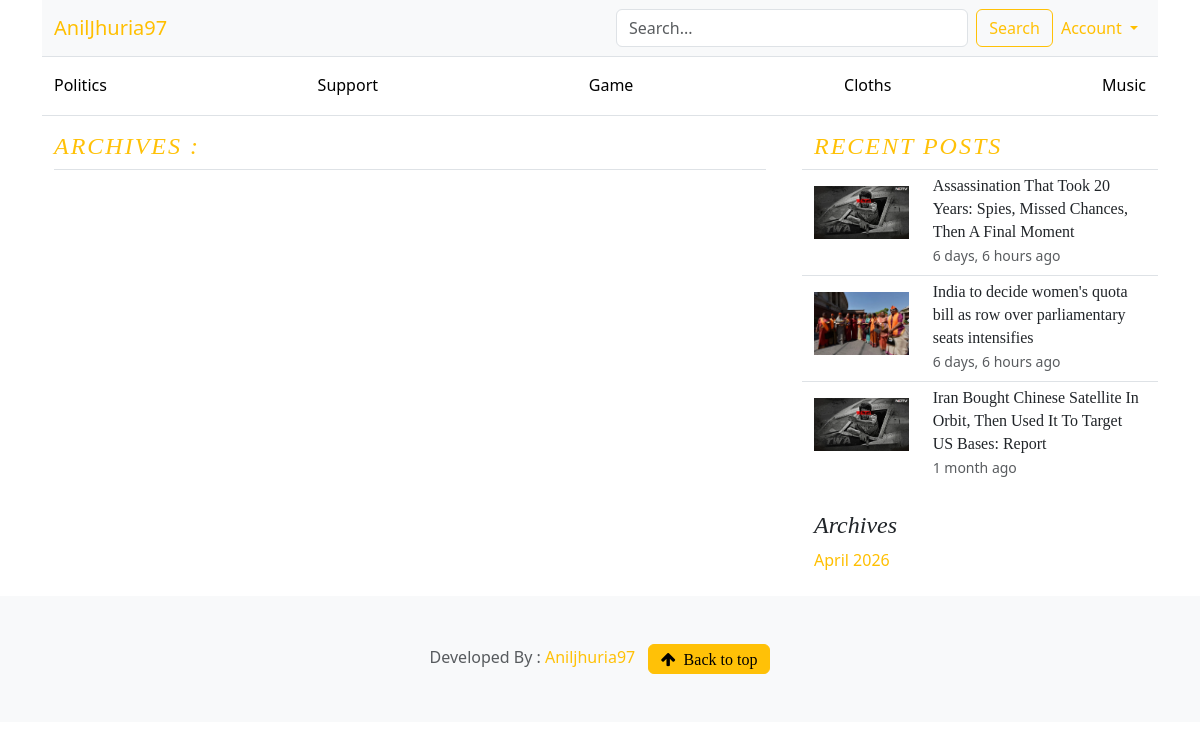
Page /blog/1/1/ on the earlier database version.
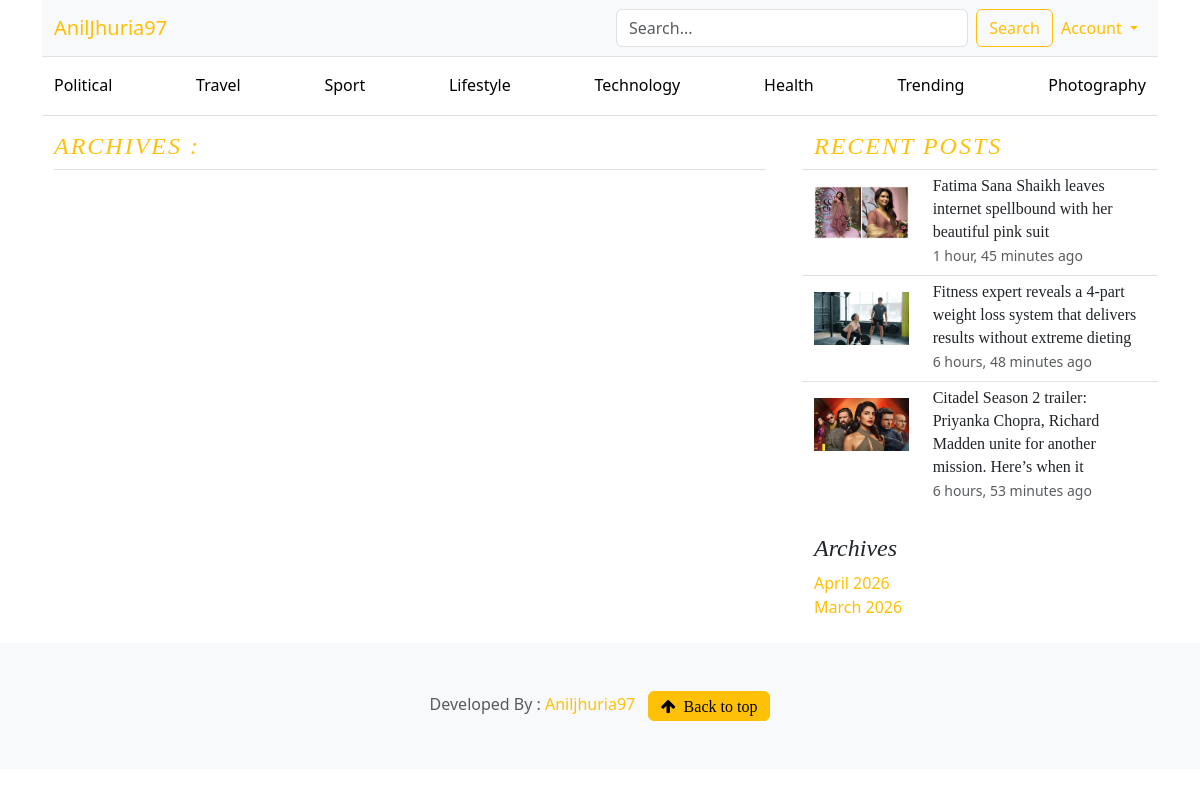
Same page on the later database version.
### blogs/models.py (models this page shows, shortened)
class Category(models.Model):
    category_name=models.CharField(max_length=50,unique=True)
    created_at=models.DateTimeField(auto_now_add=True)
    updated_at=models.DateTimeField(auto_now=True)
    class Meta:
        verbose_name_plural='Categories'
    def __str__(self):
        return self.category_name

class Blog(models.Model):
    title=models.CharField(max_length=100)
    slug=models.SlugField(max_length=150,unique=True,blank=True)
    category=models.ForeignKey(Category,on_delete=models.CASCADE)
    auther=models.ForeignKey(User,on_delete=models.CASCADE)
    feature_image=models.ImageField(upload_to='uploads/%Y/%m/%d')
    short_desc=models.TextField(max_length=500)
    blog_body=models.TextField(max_length=2000)
    status=models.CharField(max_length=20,choices=STATUS_CHOICES,default="Draft")
    is_featured=models.BooleanField(default=False)
    created_at=models.DateTimeField(auto_now_add=True)
    updated_at=models.DateTimeField(auto_now=True)
    def __str__(self):
        return self.title

### blogs/views.py (the view)
# urls.py: path('blog/<int:year>/<int:month>/', views.blogs_list, name='blogs_list'),
def blogs_list(request,year,month):
    posts = Blog.objects.filter(
        status="Published",
        created_at__year=year,
        created_at__month=month
    )
    recent_posts=Blog.objects.filter(status="Published").order_by('-updated_at')[:3]
    context={
        'posts':posts,
        'recent_posts':recent_posts,
    }
    return render(request,'blogs_list.html',context)

### blogs/context_processors.py (called while the page is built)
def get_categories(request):
    categories = Category.objects.annotate(
            post_count=Count('blog')   # related_name ya default blog_set
        ).order_by('-post_count')[:8]
    return dict(categories=categories)

def get_blog_month(request):
    months = Blog.objects.dates('created_at', 'month', order='DESC')
    return dict(blog_month=months)

### templates/blogs_list.html (shortened to what this page needs)
{% extends 'base.html' %}
{% block content %}
    <main class="container">
        <div class="row g-5">
            <div class="col-md-8">
                <h4 class="pb-2 fst-italic border-bottom text-uppercase text-warning" style="letter-spacing:2px;">Archives :
                    </h4>
            </div>
            <div class="col-md-4">
                <div class="position-sticky" style="top: 2rem">
                    <div>
                        <h4 class="fst-italic  text-uppercase text-warning" style="letter-spacing:2px;">Recent posts</h4>
                        {% for post in recent_posts %}
                            <div class="row border-top mb-2">
                                <div class="col-lg-4  col-xs-12 gap-3 align-items-start py-3">
                                    <a class="link-body-emphasis text-decoration-none"
                                        href="{% url 'blog_details' post.slug %}">
                                            <img src="{{ post.feature_image.url }}" class="bd-placeholder-img w-100">
                                    </a>
                                </div>
                                <div class="col-lg-8 col-xs-12">
                                    <h6 class="mb-0 mt-1" style="line-height: 23px;">{{ post}}</h6>
                                    <small class="text-body-secondary ">{{ post.updated_at | timesince  }} ago</small>
                                </div>
                            </div>
                        {% endfor %}
                    </div>
                    <div class="pt-4 pb-4">
                        <h4 class="fst-italic">Archives</h4>
                        <ol class="list-unstyled mb-0">
                            {% for m in blog_month %}
                             <li><a href="{% url 'blogs_list' m|date:'Y' m|date:'n' %}">{{ m | date:"F Y" }}</a></li>
                            {% endfor %}
                        </ol>
                    </div>
                </div>
            </div>
        </div>
    </main>
 {% endblock  %}

### templates/base.html (shortened to what this page needs)
{% load static %}
<!doctype html>
<html lang="en" data-bs-theme="auto">
<head>
    <link href="{% static 'css/bootstrap.min.css' %} " rel="stylesheet" />
    <link href="{% static 'css/blog.css' %} " rel="stylesheet" />
    <link href="{% static 'css/custom.css' %}" rel="stylesheet" />
    <link rel="stylesheet" href="https://cdnjs.cloudflare.com/ajax/libs/font-awesome/4.7.0/css/font-awesome.min.css">
    <link rel="stylesheet" href="https://cdn.jsdelivr.net/npm/swiper/swiper-bundle.min.css"/>
</head>
<body>
    <div class="container">
        <nav class="navbar navbar-expand-lg navbar-light bg-light border-bottom">
            <div class="container-fluid">
                <a class="navbar-brand col-lg-6" href="/">AnilJhuria97</a>
                <div class="collapse navbar-collapse" id="navbarContent">
                <form class="d-flex my-2 my-lg-0 w-100" action="{% url 'search' %}" method="get">
                    <input class="form-control me-2" type="text" name="keyword" placeholder="Search...">
                    <button class="btn btn-outline-warning" type="submit">Search</button>
                </form>
                <ul class="navbar-nav ms-auto mt-2 mt-lg-0">
                    <li class="nav-item dropdown">
                    <a class="nav-link dropdown-toggle btn btn-outline-warning"
                        href="#" data-bs-toggle="dropdown">
                        Account
                    </a>
                    </li>
                </ul>
                </div>
            </div>
            </nav>
            <div class="border-bottom d-none d-lg-block">
                <div class="container-fluid">
                    <nav class="nav nav-underline py-2 justify-content-between">
                    {% for cat in categories %}
                        <a class="nav-link link-body-emphasis"
                        href="{% url 'posts_by_category' cat.id %}">
                        {{ cat }}
                        </a>
                    {% endfor %}
                    </nav>
                </div>
            </div>
        <div class="mt-3">
            {% block content %}
            {% endblock %}
        </div>
    </div>
  <footer class="py-5 text-center text-body-secondary bg-body-tertiary">
        <p class="mb-0">Developed By :
            <a class="text-warning font-weight-bold" href="https://mail.google.com/mail/?view=cm&fs=1&to=aniljhuria97@gmail.com" target="_blank">
                Aniljhuria97
            </a> &nbsp;
            <a href="#"><i class="fa fa-arrow-up btn btn-warning">&nbsp; Back to top</i> </a></p>
    </footer>
</body>
</html>

Differences in the rows shown:
no longer on this page (row edited): Blog: feature_image (picture), title "Assassination That Took 20 Years: Spies, Missed Chances, Then A Final Moment", updated_at "6 days, 6 hours"
no longer on this page (row edited): Blog: feature_image (picture), title "India to decide women's quota bill as row over parliamentary seats intensifies", updated_at "6 days, 6 hours"
no longer on this page (row edited): Blog: feature_image (picture), title "Iran Bought Chinese Satellite In Orbit, Then Used It To Target US Bases: Report", updated_at "1 month"
changed Category: category_name "Politics" → "Political"
changed Category: category_name "Support" → "Travel"
changed Category: category_name "Game" → "Sport"
changed Category: category_name "Cloths" → "Lifestyle"
changed Category: category_name "Music" → "Technology"
added Category: category_name "Health"
added Category: category_name "Trending"
added Category: category_name "Photography"
added Blog: feature_image (picture), title "Fatima Sana Shaikh leaves internet spellbound with her beautiful pink suit", updated_at "1 hour, 45 minutes"
added Blog: feature_image (picture), title "Fitness expert reveals a 4-part weight loss system that delivers results without extreme dieting", updated_at "6 hours, 48 minutes"
added Blog: feature_image (picture), title "Citadel Season 2 trailer: Priyanka Chopra, Richard Madden unite for another mission. Here’s when it", updated_at "6 hours, 53 minutes"
Other differences:
new list line: "March 2026"
